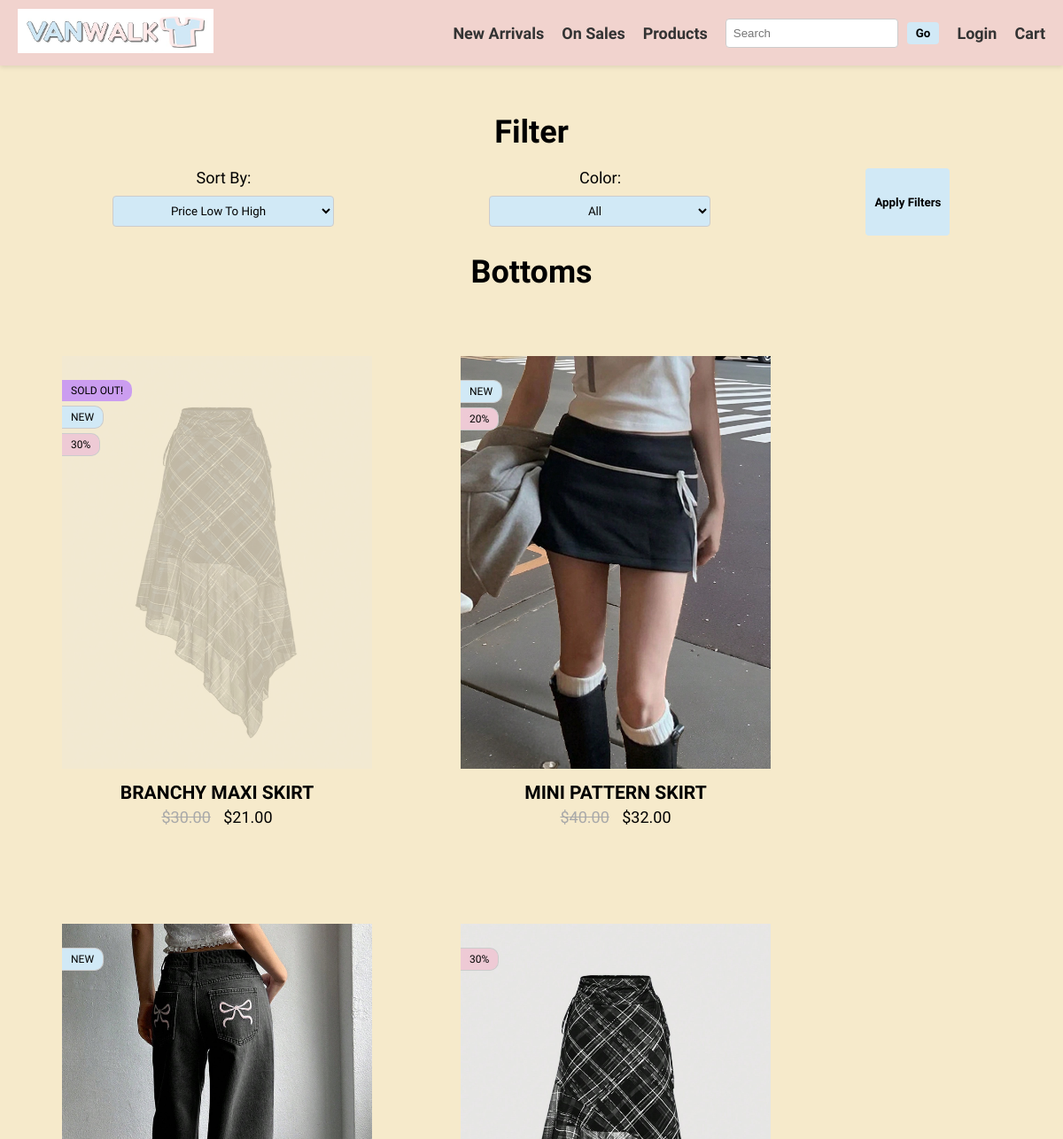
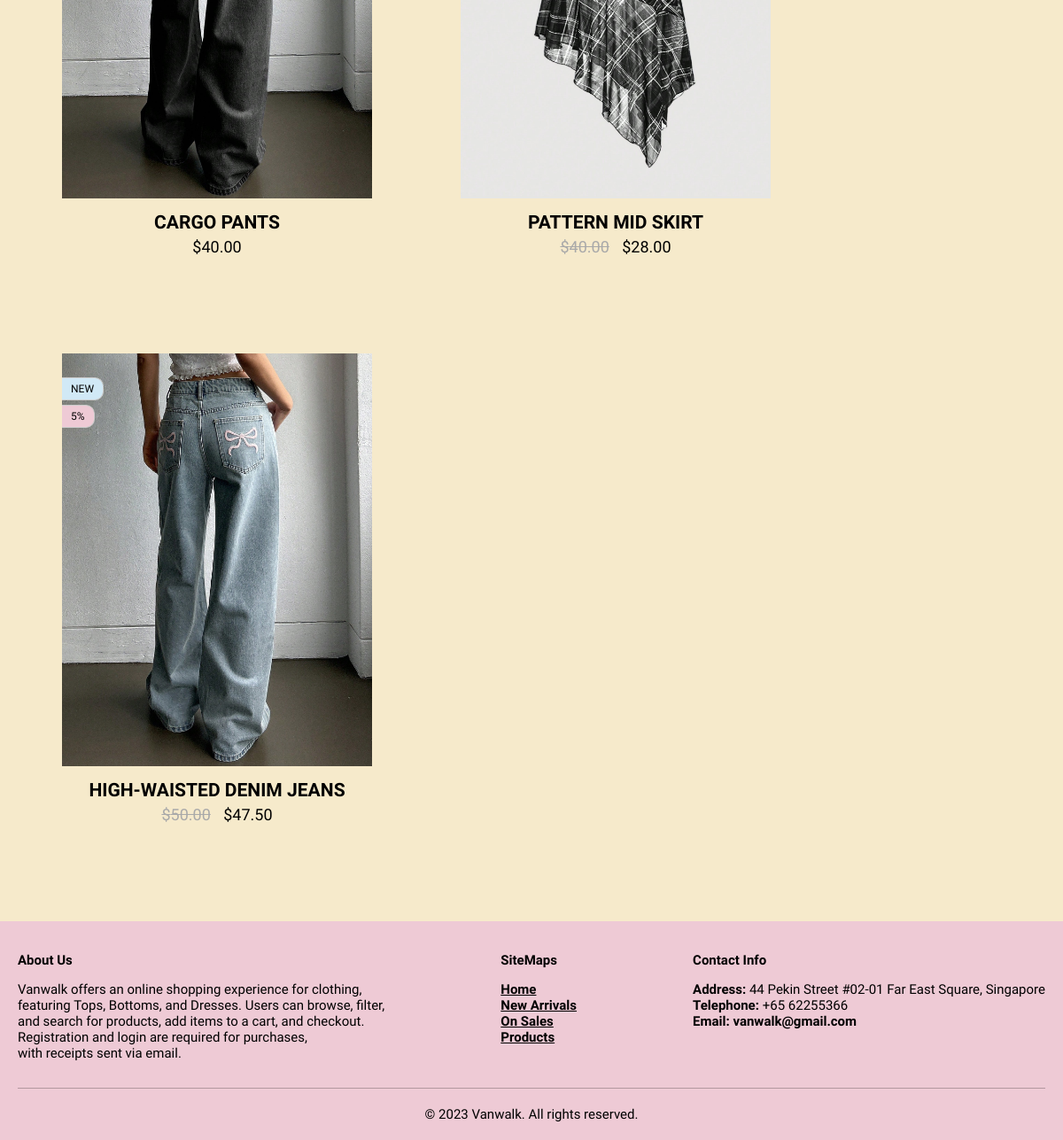
The page /bottoms.php on the database its author committed (2 pictures, top to bottom).
### tables this page shows
CREATE TABLE `product` (
  `Prodid` char(3) NOT NULL,
  `Name` varchar(50) NOT NULL,
  `Price` float NOT NULL,
  `Type` varchar(50) NOT NULL,
  `Color` varchar(50) NOT NULL,
  `Description` longtext NOT NULL,
  `qty` int(11) NOT NULL,
  `Discount` float NOT NULL,
  `isNew` tinyint(1) NOT NULL,
  `created_datetime` datetime NOT NULL,
  `image_path` varchar(255) NOT NULL
);

### bottoms.php (the view, shortened to what this page needs)
<?php
$servername = "localhost";
$username = "root";
$password = "";
$dbname = "vanwalk";
$conn = mysqli_connect($servername, $username, $password, $dbname);
$sort = isset($_GET['sort']) ? $_GET['sort'] : 'LTH';
$sql = "SELECT * FROM Product WHERE 1=1 AND Type = 'bottom'";
switch ($sort) {
  case 'LTH':
    $sql .= " ORDER BY Price ASC";
    break;
}
$result = mysqli_query($conn, $sql);
?>
<!DOCTYPE html>
<html lang="en">
<head>
  <link rel="stylesheet" type="text/css" href="./css/index.css" />
  <link rel="stylesheet" type="text/css" href="./css/header-footer.css" />
</head>
<body>
  <?php include 'header.php'; ?>
  <div class="main_wrapper" style="padding: 30px 0px 50px 0px">
    <div class="container">
      <h1 style="text-align: center; margin-bottom: 0px">Filter</h1>
      <form method="GET" action="bottoms.php" class="filter-container">
        <div class="filter-options">
          <label for="sort">Sort By:</label>
          <select id="sort" name="sort">
            <option value="LTH">Price Low To High</option>
          </select>
        </div>
        <div class="filter-options">
          <label for="color">Color:</label>
          <select id="color" name="color">
            <option value="all">All</option>
          </select>
        </div>
        <button type="submit">Apply Filters</button>
      </form>
      <h1 style="text-align: center; margin-top: 0px">Bottoms</h1>
      <div class="product-grid" id="product-grid">
        <?php
        if (mysqli_num_rows($result) > 0) {
          while ($row = mysqli_fetch_assoc($result)) {
            echo '<form class="product-item" action="./productdetails.php" method="post">';
            $opacity = $row['qty'] == 0 ? '0.25' : '1.0';
            echo '<img src="' . $row['image_path'] . '" alt="' . htmlspecialchars($row['Name']) . '" onclick="this.parentNode.submit();" style="cursor: pointer; opacity: ' . $opacity . ';" />';
            echo '<div class="product-labels">';
            if ($row['qty'] == 0) {
              echo '<span class="product-label soldout">Sold Out!</span>';
            }
            if ($row['isNew']) {
              echo '<span class="product-label new">New</span>';
            }
            if ($row['Discount'] > 0) {
              echo '<span class="product-label discount">' . $row['Discount'] . '%</span>';
            }
            echo '</div>';
            echo '<h3 style="text-transform: uppercase;">' . htmlspecialchars($row['Name']) . '</h3>';
            if ($row['Discount'] > 0) {
              $discountedPrice = $row['Price'] * (1 - $row['Discount'] / 100);
              echo '<p><span style="text-decoration: line-through; color: #A9A9A9; padding-right: 10px;">$' . number_format($row['Price'], 2) . '</span> $' . number_format($discountedPrice, 2) . '</p>';
            } else {
              echo '<p>$' . number_format($row['Price'], 2) . '</p>';
            }
            echo '</form>';
          }
        } else {
          echo '<p>No products found.</p>';
        }
        ?>
      </div>
    </div>
  </div>
  <?php include 'footer.php'; ?>
</body>
</html>

### css/index.css (style rules this page uses)
body { background-color: #f6eacb; color: black; font-family: 'Amaranth', sans-serif; font-size: 18px; margin: 0; padding: 0; min-height: 100vh; display: flex; flex-direction: column; }
.container { max-width: 1800px; margin: 0 auto; padding: 0 20px; }
.main_wrapper { flex: 1; }
button { padding: 5px 10px; border: none; background-color: #d1e9f6; font-weight: bold; color: black; border-radius: 4px; font-family: 'Amaranth', sans-serif; cursor: pointer; }
.filter-container { display: flex; justify-content: space-around; align-item: center; padding: 20px; }
.filter-options { display: flex; align-items: center; flex-direction: column; }
.filter-options label { margin-bottom: 10px; }
.filter-options select { width: 250px; padding: 8px; text-align: center; border: 1px solid #ccc; border-radius: 4px; margin-bottom: 10px; font-family: 'Amaranth', sans-serif; background-color: #d1e9f6; }
.product-grid { display: flex; flex-wrap: wrap; justify-content: flex-start; }
.product-item { flex: 0 0 calc(20% - 10px); margin-bottom: 30px; border-radius: 3px; text-align: center; position: relative; margin: 50px; }
.product-item img { width: 350px; height: auto; }
.product-labels { position: absolute; top: 5%; left: 0; display: flex; flex-direction: column; }
.product-label { background-color: rgba(0, 0, 0, 0.8); color: black; padding: 5px 10px; font-size: 12px; text-transform: uppercase; margin-bottom: 5px; border: 1px solid #ccc; width: fit-content; border-left: 0px; border-top-right-radius: 10px; border-bottom-right-radius: 10px; }
.product-label.new { background-color: #d1e9f6; }
.product-label.soldout { background-color: #CB9DF0; border : none; }
.product-label.discount { background-color: #eecad5; }
.product-item h3 { margin-top: 10px; margin-bottom: 5px; }
.product-item p { margin-top: 0; margin-bottom: 10px; }

### rows shown on the page
product: image_path (picture), qty "SOLD OUT!", isNew "NEW", Discount "30", Name "BRANCHY MAXI SKIRT", Price "30.00", discountedPrice "21.00"
product: image_path (picture), isNew "NEW", Discount "20", Name "MINI PATTERN SKIRT", Price "40.00", discountedPrice "32.00"
product: image_path (picture), isNew "NEW", Name "CARGO PANTS", Price "40.00"
product: image_path (picture), Discount "30", Name "PATTERN MID SKIRT", Price "40.00", discountedPrice "28.00"
product: image_path (picture), isNew "NEW", Discount "5", Name "HIGH-WAISTED DENIM JEANS", Price "50.00", discountedPrice "47.50"
